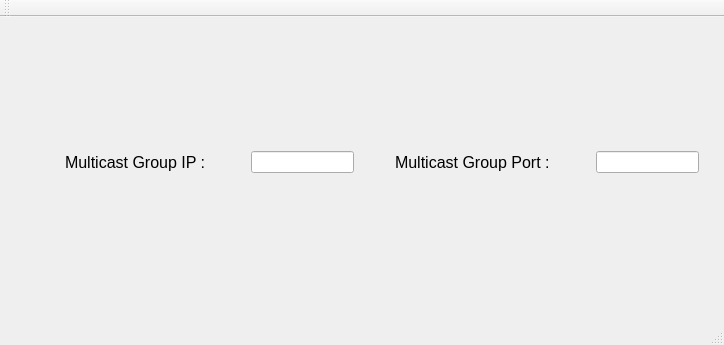
<?xml version="1.0" encoding="UTF-8"?>
<ui version="4.0">
 <class>MainWindow</class>
 <widget class="QMainWindow" name="MainWindow">
  <property name="geometry">
   <rect>
    <x>0</x>
    <y>0</y>
    <width>724</width>
    <height>345</height>
   </rect>
  </property>
  <property name="windowTitle">
   <string>Lab Work 2 UDP Chat Main Window</string>
  </property>
  <widget class="QWidget" name="centralWidget">
   <widget class="QWidget" name="verticalLayoutWidget">
    <property name="geometry">
     <rect>
      <x>19</x>
      <y>10</y>
      <width>691</width>
      <height>271</height>
     </rect>
    </property>
    <layout class="QVBoxLayout" name="verticalLayout">
     <item>
      <layout class="QHBoxLayout" name="horizontalLayout_2">
       <item>
        <spacer name="horizontalSpacer_5">
         <property name="orientation">
          <enum>Qt::Horizontal</enum>
         </property>
         <property name="sizeHint" stdset="0">
          <size>
           <width>40</width>
           <height>20</height>
          </size>
         </property>
        </spacer>
       </item>
       <item>
        <widget class="QLabel" name="lblGroupIP_2">
         <property name="font">
          <font>
           <pointsize>12</pointsize>
          </font>
         </property>
         <property name="text">
          <string>Multicast Group IP : </string>
         </property>
        </widget>
       </item>
       <item>
        <spacer name="horizontalSpacer_6">
         <property name="orientation">
          <enum>Qt::Horizontal</enum>
         </property>
         <property name="sizeHint" stdset="0">
          <size>
           <width>40</width>
           <height>20</height>
          </size>
         </property>
        </spacer>
       </item>
       <item>
        <widget class="QLineEdit" name="lineEdit_3"/>
       </item>
       <item>
        <spacer name="horizontalSpacer_7">
         <property name="orientation">
          <enum>Qt::Horizontal</enum>
         </property>
         <property name="sizeHint" stdset="0">
          <size>
           <width>40</width>
           <height>20</height>
          </size>
         </property>
        </spacer>
       </item>
       <item>
        <widget class="QLabel" name="lblGroupPort_2">
         <property name="font">
          <font>
           <pointsize>12</pointsize>
          </font>
         </property>
         <property name="text">
          <string>Multicast Group Port : </string>
         </property>
        </widget>
       </item>
       <item>
        <spacer name="horizontalSpacer_8">
         <property name="orientation">
          <enum>Qt::Horizontal</enum>
         </property>
         <property name="sizeHint" stdset="0">
          <size>
           <width>40</width>
           <height>20</height>
          </size>
         </property>
        </spacer>
       </item>
       <item>
        <widget class="QLineEdit" name="lineEdit_4"/>
       </item>
      </layout>
     </item>
     <item>
      <layout class="QVBoxLayout" name="verticalLayout_2"/>
     </item>
    </layout>
   </widget>
  </widget>
  <widget class="QMenuBar" name="menuBar">
   <property name="geometry">
    <rect>
     <x>0</x>
     <y>0</y>
     <width>724</width>
     <height>27</height>
    </rect>
   </property>
  </widget>
  <widget class="QToolBar" name="mainToolBar">
   <attribute name="toolBarArea">
    <enum>TopToolBarArea</enum>
   </attribute>
   <attribute name="toolBarBreak">
    <bool>false</bool>
   </attribute>
  </widget>
  <widget class="QStatusBar" name="statusBar"/>
 </widget>
 <layoutdefault spacing="6" margin="11"/>
 <resources/>
 <connections/>
</ui>
